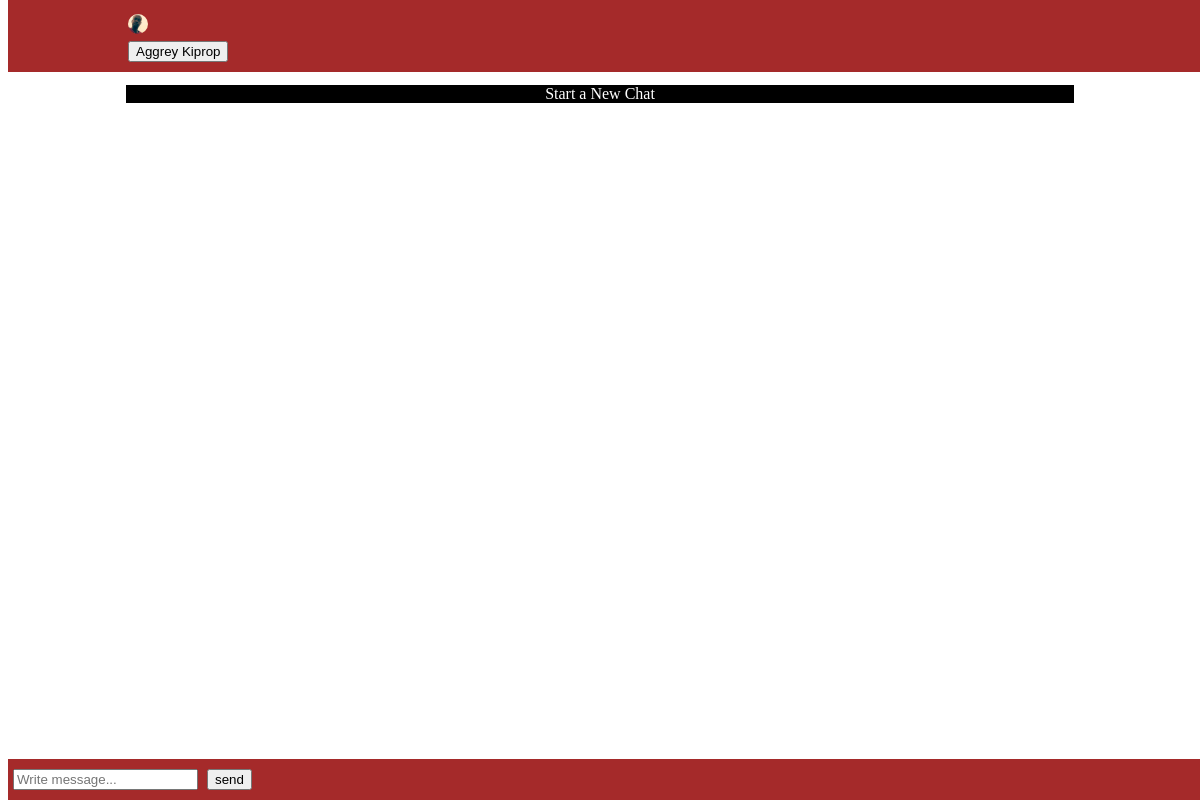
The app's page /chatme/read.php?user=3 (signed in), older data.
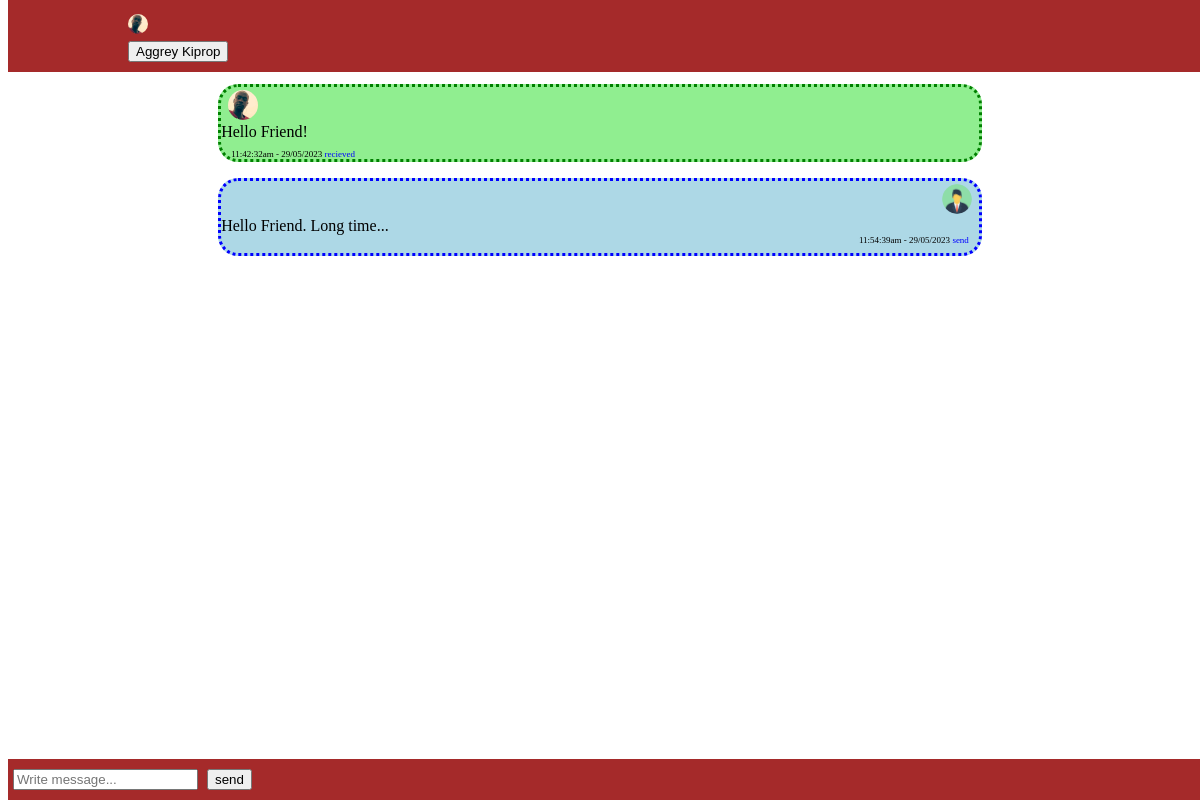
The same page, newer data.
### tables this page shows
CREATE TABLE `user` (
  `id` int(11) NOT NULL,
  `full_name` varchar(100) NOT NULL,
  `profile_photo` varchar(100) NOT NULL,
  `username` varchar(50) NOT NULL,
  `password` varchar(100) NOT NULL,
  `verified` int(3) NOT NULL
);

CREATE TABLE `messages` (
  `id` int(30) NOT NULL,
  `readerid` int(50) NOT NULL,
  `senderid` int(50) NOT NULL,
  `message` varchar(10000) NOT NULL,
  `date` varchar(50) NOT NULL,
  `time` varchar(50) NOT NULL
);

### chatme/read.php (the view, shortened to what this page needs)
<?php
include('./../database/database.php');
$user = $_GET['user'];
$sender = $_SESSION['userid'];
$select_user_details = "SELECT * FROM user WHERE id = '$user'";
$select_user_result = mysqli_query($connect, $select_user_details);
$select_user_rows = mysqli_fetch_assoc($select_user_result);
$reciever_name = $select_user_rows['full_name'];
$reciever_profile = $select_user_rows['profile_photo'];
?>
<!DOCTYPE html>
<html lang="en">
<head>
</head>
<body>
    <div class="fixed-header">
        <div class="container">
            <nav>
                    <span>
                        <img src="./profile/<?php echo $reciever_profile;?>" class="receiver-profile">
                        <form method="GET" action="./profile/profile.php">
                            <span class="name-display">
                                <input type="submit" class="btn_name" value="<?php echo $reciever_name;?>">
                            </span>
                        </form>
                    </span>
            </nav>
        </div>
    </div>
    <div class="container messages">
    	<?php
		$select_message_query = "SELECT * FROM messages WHERE readerid = '$user' AND senderid = '$sender' OR readerid = '$sender' AND senderid = '$user'";
		$select_message_result = mysqli_query($connect, $select_message_query);
		if (mysqli_num_rows($select_message_result) > 0) {
			while ($rows_selected = mysqli_fetch_assoc($select_message_result)) {
				$sender_id = $rows_selected['senderid'];
				?>
				<div>
					<p>
						<?php
						    if ($sender == $rows_selected['senderid']) {
						    	$select_dp_sender = "SELECT * FROM user WHERE id = '$sender_id'";
						    	$select_dp_sender_result = mysqli_query($connect, $select_dp_sender);
						    	$select_dp_sender_rows = mysqli_fetch_assoc($select_dp_sender_result);
						    	$sender_dp = $select_dp_sender_rows['profile_photo'];
						    	echo '<div class="input-group mb-3 sender-div"><span class="sender-span-1"> <img src="./profile/' .$sender_dp. ' " class="dp_display_sender"><br><br> ' .$rows_selected['message']. ' <br><br><span class="sender-span-2">' .$rows_selected['time']. ' - ' .$rows_selected['date']. ' <span class="sender-span-3">send</span> </span> </span></div>';
						    } else {
						    	$select_dp_receiver = "SELECT * FROM user WHERE id = '$sender_id'";
						    	$select_dp_receiver_result = mysqli_query($connect, $select_dp_receiver);
						    	$select_dp_receiver_rows = mysqli_fetch_assoc($select_dp_receiver_result);
						    	$receiver_dp = $select_dp_receiver_rows['profile_photo'];
						    	echo '<div class="input-group mb-3 bg-success receiver-div"><span class="receiver-span-1"><img src="./profile/' .$receiver_dp. ' " class="dp_display_receiver"> <br><br>' .$rows_selected['message']. ' <br><br><span class="receiver-span-2">' .$rows_selected['time']. ' - ' .$rows_selected['date']. ' <span class="receiver-span-3"> recieved</span></span></span></div>';
						    }
						?>
					</p>
				</div>
				<?php
			}
		} else {
			echo '<div style="background-color: black; color: white; text-align: center; margin-top: 17px;">
			            <span>Start a New Chat</span>
			      </div>';
		}
		?>
    </div>
    <div class="fixed-footer">
        <form autocomplete="off" method="POST" action="send-message.php" id="sendingForm">
		    <div class="btn-group">
			        <input type="text"  style="margin-left: 5px;" name="message" class="input_message" placeholder="Write message..." autocomplete="false" required>
		        <input type="submit" style="margin-left: 5px;" name="send" value="send" class="btn btn-info" id="btn">
		    </div>
	    </form>
    </div>
</body>
</html>

### chatme/read.php (style rules this page uses)
body { padding-top: 60px; padding-bottom: 40px; }
.container { width: 80%; margin: 0 auto; }
.fixed-header, .fixed-footer { z-index: 1000; width: 100%; position: fixed; background: brown; padding: 10px 0; color: #fff; }
.fixed-header { top: 0; }
.fixed-footer { bottom: 0; }
.container p { line-height: 200px; }
.sender-div { position: relative; width: 80%; background-color: lightblue; margin: 0 auto; margin-top: 5px; margin-bottom: 5px; min-height: 60px; border-style: dotted; border-color: blue; border-radius: 20px; }
.sender-span-1 { margin-left: 7px; width: 60%; }
.sender-span-2 { position: absolute; color: black; font-size: 9px; bottom: 8px; right: 10px; }
.sender-span-3 { color: blue; font-size: 9px; margin-top: 7px; }
.receiver-div { position: relative; width: 80%; background-color: lightgreen; margin: 0 auto; margin-top: 5px; margin-bottom: 5px; min-height: 60px; border-style: dotted; border-color: green; border-radius: 20px; }
.receiver-span-1 { margin-left: 17px; width: 60%; }
.receiver-span-2 { position: absolute; color: black; font-size: 9px; left: 10px; bottom: 8px; bottom: 0; }
.receiver-span-3 { color: blue; font-size: 9px; margin-top: 7px; }
.dp_display_sender { width: 30px; height: 30px; float: right; margin-right: 7px; margin-top: 3px; border-radius: 100%; }
.dp_display_receiver { width: 30px; height: 30px; float: left; margin-left: 7px; margin-top: 3px; border-radius: 100%; }
.receiver-profile { width: 20px; height: 20px; border-radius: 100%; margin-top: 4px; }
.name-display { font-size: 20px; margin-top: 2px; }

Row changes from the older to the newer data that the page shows:
added messages: user.profile_photo (picture), message "Hello Friend!", time "11:42:32am", date "29/05/2023"
added messages: user.profile_photo (picture), message "Hello Friend. Long time...", time "11:54:39am", date "29/05/2023"
Text that changed along with them:
text no longer shown: "Start a New Chat"
